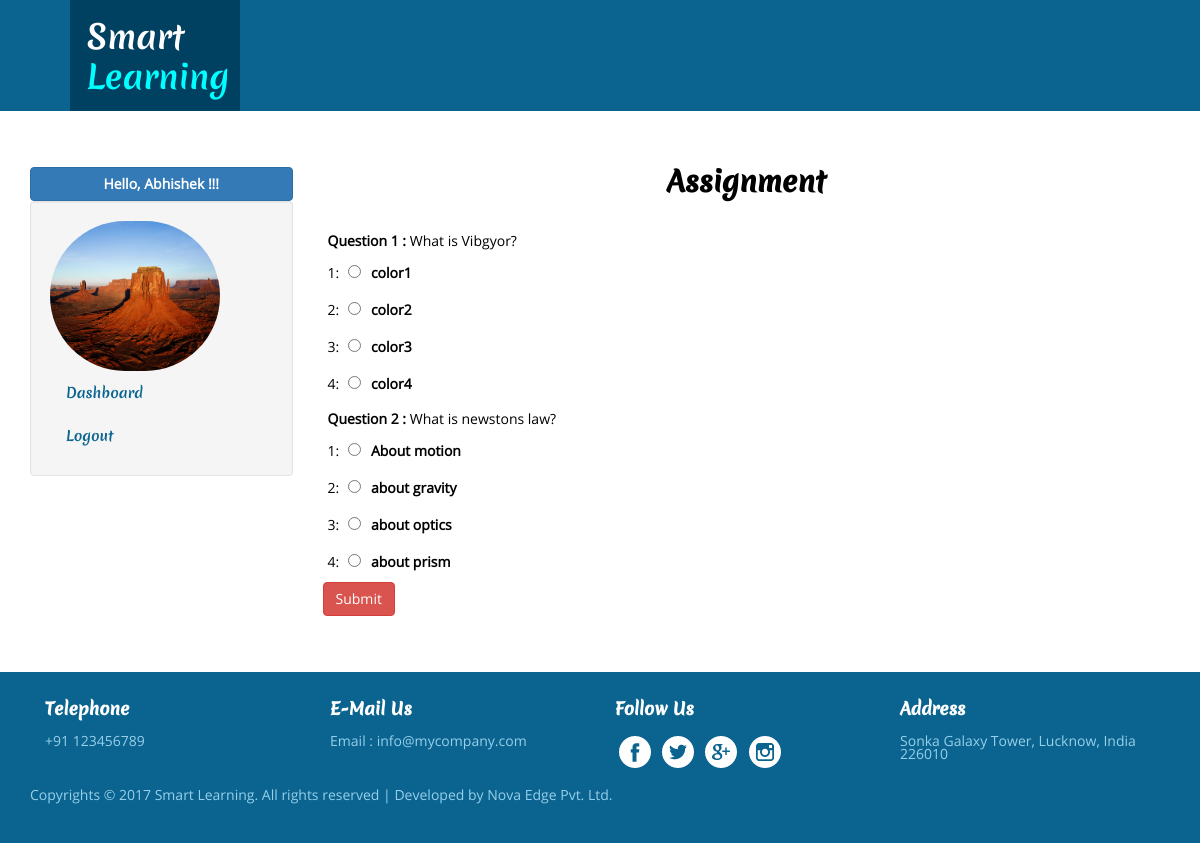
Screenshot of /student/assignment.php?course_id=1 (signed in) with the database file from the repository.
### tables this page shows
CREATE TABLE IF NOT EXISTS `studentmaster` (
  `studentid` int(11) NOT NULL AUTO_INCREMENT,
  `email` varchar(255) NOT NULL,
  `first_name` varchar(255) NOT NULL,
  `last_name` varchar(255) NOT NULL,
  `mobile` bigint(20) NOT NULL,
  `joining_date` date NOT NULL,
  `student_image` varchar(255) NOT NULL,
  `status` tinyint(2) NOT NULL,
  PRIMARY KEY (`studentid`)
);

CREATE TABLE IF NOT EXISTS `assignment` (
  `id` int(11) NOT NULL AUTO_INCREMENT,
  `course_id` int(11) NOT NULL,
  `teacher_id` int(11) NOT NULL,
  `question_text` varchar(255) NOT NULL,
  `option_first` varchar(255) NOT NULL,
  `option_second` varchar(255) NOT NULL,
  `option_third` varchar(255) NOT NULL,
  `option_fourth` varchar(255) NOT NULL,
  `wright_answer` varchar(255) NOT NULL,
  `assignment_date` date NOT NULL,
  PRIMARY KEY (`id`)
);

### student/assignment.php (the view, shortened to what this page needs)
<?php
include('../include/connection.php');
$email = $_SESSION['email'];
$logqry = mysqli_query($con,"SELECT * FROM studentmaster WHERE email='$email'");
$loginData = mysqli_fetch_assoc($logqry);
?>
<!DOCTYPE HTML>
<html>
    <head>
        <link href="../css/bootstrap.css" rel='stylesheet' type='text/css' />
        <link href="../css/style.css" rel='stylesheet' type='text/css' />
    </head>
    <body>
        <?php include('header.php') ?>
        <div class="about">
            <div class="container">
                <div class="row">
                    <div class="col-sm-3"> <a href="#"  class="nav-tabs-dropdown btn btn-block btn-primary" style="color:#fff;font-weight:bolder;">Hello, <?php echo $loginData['first_name'] ?> !!!</a>
                        <ul id="nav-tabs-wrapper" class="nav nav-tabs nav-pills nav-stacked well">
                            <li><img src="student_img/<?php echo $loginData['student_image'] ?>" style="height:150px;width:170px; border-radius:120px;" /> </li>
                            <li><a href="dashboard.php">Dashboard</a></li>
                            <li><a href="logout.php">Logout</a></li>
                        </ul>
                    </div>
                    <div class="col-sm-9">
                        <div class="tab-content">
                            <div role="tabpanel" class="tab-pane fade in active" id="vtab2">
                                <div id="profile_div">
                                    <form action="assignment_cd.php" method="post">
                                        <h3>Assignment</h3>
                                        <?php
                                        $i = 1;
                                        $course_id = $_REQUEST['course_id'];
                                        $getCQ = mysqli_query($con,"SELECT * FROM assignment WHERE course_id='$course_id'");
                                        if (mysqli_num_rows($getCQ)) {
                                            while ($assData = mysqli_fetch_assoc($getCQ)) {
                                                ?>
                                                <div class="ques_text"><strong>Question <?php echo $i; ?> : </strong><?php echo $assData['question_text'] ?></div>
                                                <div class="ques_text">1: <label><input type="radio" name="opt_chosen_<?php echo $i ?>" value="<?php echo $assData['option_first']; ?>"/><?php echo $assData['option_first'] ?></label></div>
                                                <div class="ques_text">2: <label><input type="radio" name="opt_chosen_<?php echo $i ?>" value="<?php echo $assData['option_second'];?>"/><?php echo $assData['option_second'] ?></label></div>
                                                <div class="ques_text">3: <label><input type="radio" name="opt_chosen_<?php echo $i ?>" value="<?php echo $assData['option_third']; ?>"/><?php echo $assData['option_third'] ?></label></div>
                                                <div class="ques_text">4: <label><input type="radio" name="opt_chosen_<?php echo $i ?>" value="<?php echo $assData['option_fourth']; ?>"/><?php echo $assData['option_fourth'] ?></label></div>
                                                <?php $i++;
                                            } ?>
                                            <input type="submit" value="Submit" name="reg" class="btn btn-danger"/>
                                        <?php } else { ?>
                                            <div class="alert alert-warning">No Assignment created for this topic yet!</div>
                                        <?php } ?>
                                    </form>
                                </div>
                            </div>
                        </div>
                    </div>
                </div>
            </div>
        </div>
        <?php include('footer.php') ?>
    </body>
</html>

### student/header.php (shortened to what this page needs)
<div class="header">
		<div class="logo">
			<h1><a href="javascript:void(0)">Smart<br /><span style="color:aqua;">Learning</span></a></h1>
		</div>
		<div class="clearfix"> </div>
	</div>

### student/footer.php (shortened to what this page needs)
<div class="footer">
	<div class="container">
		<div class="col-md-3 footer-left">
			<h3>Telephone</h3>
			<p>+91 123456789</p>
		</div>
		<div class="col-md-3 footer-left">
			<h3>E-Mail Us</h3>
			<p>Email : <a href="mailto:info@example.com">info@mycompany.com</a></p>
		</div>
		<div class="col-md-3 footer-left">
			<h3>Follow Us</h3>
			<ul>
				<li><a href="#"><i class="facebok"> </i></a></li>
				<li><a href="#"><i class="twiter"> </i></a></li>
				<li><a href="#"><i class="goog"> </i></a></li>
				<li><a href="#"><i class="inst"> </i></a></li>
			</ul>
		</div>
		<div class="col-md-3 footer-left">
			<h3>Address</h3>
			<p>Sonka Galaxy Tower,
Lucknow, India 226010</p>
		</div>
			<div class="clearfix"></div>
			<div class="foot-bottom">
				<p>Copyrights © 2017 Smart Learning. All rights reserved | Developed by <a href="">Nova Edge Pvt. Ltd.</a></p>
			</div>
	</div>
</div>

### css/style.css (style rules this page uses)
h4, h5, h6, h1, h2, h3 { margin-top: 0; }
ul, ol { margin: 0; }
p { margin: 0; }
html,body { font-family:OpenSans-Regular; }
body a { transition:0.5s all; -webkit-transition:0.5s all; -moz-transition:0.5s all; -o-transition:0.5s all; -ms-transition:0.5s all; }
.header { padding: 0em 5em; background-color:#0b648f; }
.logo { float: left; width: 14%; padding: .5em 2em; background-color: #004161; }
.logo h1 a { color: #fff; font-family: MeriendaOne-Regular; text-decoration: none; font-size: .9em; }
.logo h1 { margin:0; }
.nav > li { font-family: MeriendaOne-Regular; }
i.facebok { width: 34px; height: 34px; background: url(../images/img-sprite.png)no-repeat -115px 1px; float: left; vertical-align: middle; }
i.twiter { width: 34px; height: 34px; background: url(../images/img-sprite.png)no-repeat 1px 1px; float: left; vertical-align: middle; }
i.goog { width: 34px; height: 34px; background: url(../images/img-sprite.png)no-repeat -37px 1px; float: left; vertical-align: middle; }
i.inst { width: 34px; height: 34px; background: url(../images/img-sprite.png)no-repeat -77px 1px; float: left; vertical-align: middle; }
.footer li { display: inline-block; margin: 0 0.2em; }
.footer ul { padding: 0; }
.footer { background-color: #0b648f; padding: 2em 0; }
.footer h3 { font-size: 1.2em; color: #fff; font-weight: 700; margin: 0 0 1em; font-family: MeriendaOne-Regular; }
.footer p { font-size: 1em; color: #96CFEA; margin: 1em 0; line-height: .9em; }
.footer p a { color: #96CFEA; text-decoration:none; }
.about { padding: 4em 0; }
.about h3 { font-size: 2em; color: rgb(0, 0, 0); font-weight: 700; text-align: center; margin: 0px 0px 1em; font-family: MeriendaOne-Regular; }
.about a { color: #0b648f; text-decoration: none; font-size: 1em; }
@media (max-width:1440px) { .logo { width:16%; } }
@media (max-width:1366px) { .logo { width: 17%; } }
@media (max-width:1280px) { .logo { width: 16%; padding: 1.15em 1.2em; } }

### student/assignment.php (style rules this page uses)
.ques_text { padding:5px;color:#000; }
.ques_text input[type="radio"] { margin-right: 10px;margin-left:5px; }

### rows the page displays
studentmaster: first_name "Abhishek", student_image (picture)
assignment: question_text "What is Vibgyor?", option_first "color1", option_second "color2", option_third "color3", option_fourth "color4"
assignment: question_text "What is newstons law?", option_first "About motion", option_second "about gravity", option_third "about optics", option_fourth "about prism"
